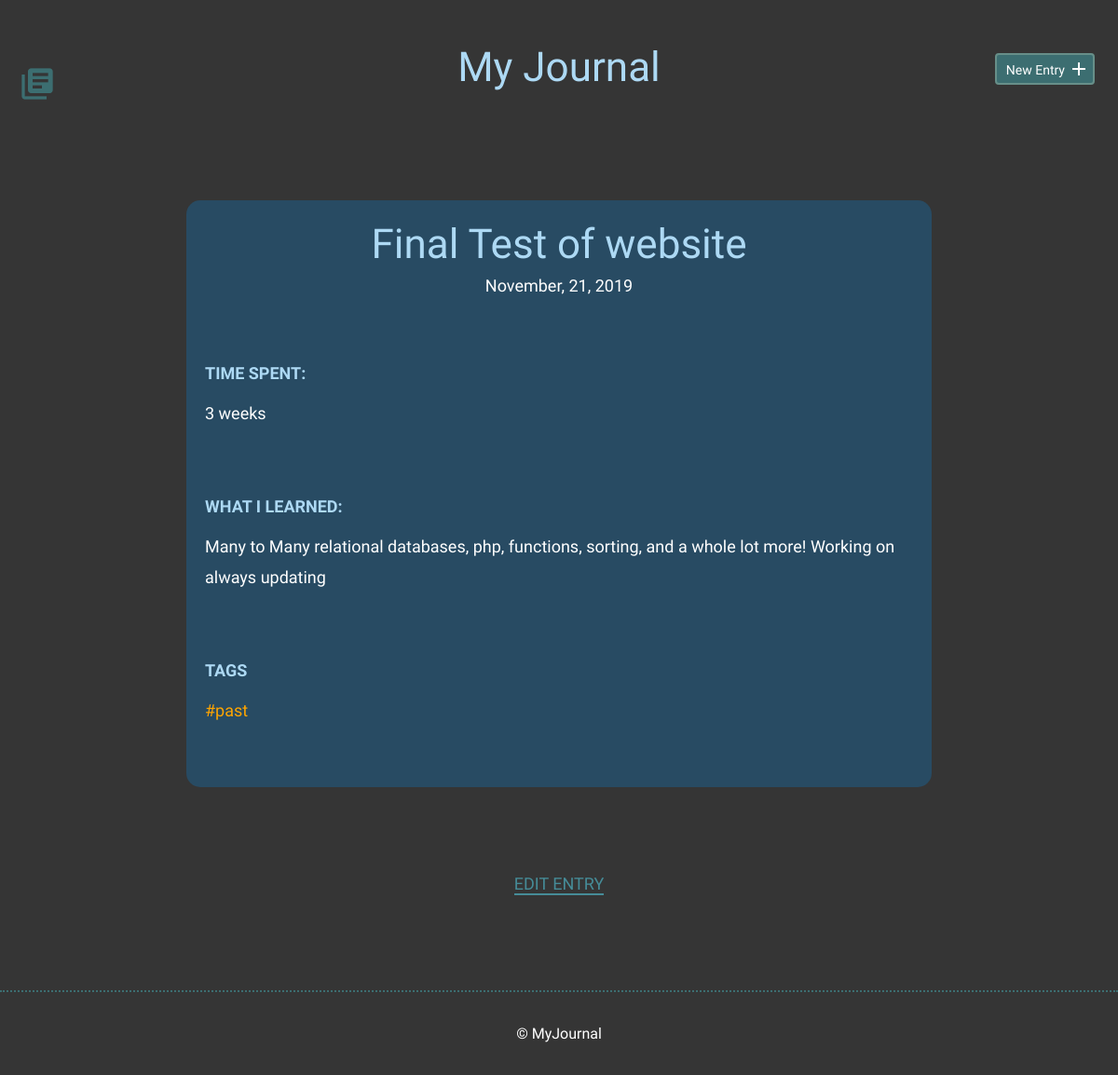
The app's page /detail.php?id=9 with its own data.
### tables this page shows
CREATE TABLE "entries" (
	`id`	INTEGER,
	`title`	TEXT,
	`date`	TEXT,
	`time_spent`	INTEGER,
	`learned`	BLOB,
	`resources`	BLOB,
	PRIMARY KEY(`id`)
);

### inc/functions.php (called while the page is built, shortened)
<?php
function get_entry_by_id($id){
    include ("connection.php");
    try {
        $sql = "SELECT * FROM entries WHERE id = :id";
        $stmt = $db->prepare($sql);
        $stmt->bindParam(':id',$id,PDO::PARAM_INT);
        $stmt->execute();
        $results = $stmt->fetch(PDO::FETCH_ASSOC);
        return $results;
    } catch (Exception $e) {
        echo "Unable to query DB" . $e->getMessage();
        die();
    }
}
function get_tags_by_entry_id($entries_id){
    include ("connection.php");
    try {
    $sql = "SELECT tags.id, tags.tags FROM tags JOIN entry_tags ON tags.id = entry_tags.tag_id WHERE entry_tags.entry_id = :entries_id";
    $stmt = $db->prepare($sql);
    $stmt->bindParam(':entries_id',$entries_id,PDO::PARAM_INT);
    $stmt->execute();
    $results = $stmt->fetchAll(PDO::FETCH_ASSOC);
    if(!empty($results)) {
        return $results;
    } else {
        return false;
    }
} catch (Exception $e) {
    echo "Unable to query DB" . $e->getMessage();
}
}
?>

### detail.php (the view, shortened to what this page needs)
<?php
include ("inc/header.php");
if ('GET' == $_SERVER['REQUEST_METHOD']) {
    if (isset($_GET['id'])) {
        $entryId = filter_input(INPUT_GET, 'id', FILTER_SANITIZE_NUMBER_INT);
    } else {
        header('location: index.php');
    }
}
$currentEntry = get_entry_by_id($entryId);
?>
        <section>
            <div class="container">
                <div class="entry-list single">
                    <article>
                        <h1><?php echo $currentEntry['title']; ?></h1>
                        <time datetime="<?php echo $currentEntry['date']; ?>"><?php echo date('F, d, Y', strtotime($currentEntry['date'])); ?></time>
                        <div class="entry">
                            <h3>Time Spent: </h3>
                            <p><?php echo $currentEntry['time_spent']; ?></p>
                        </div>
                        <div class="entry">
                            <h3>What I Learned:</h3>
                            <p><?php echo $currentEntry['learned']; ?></p>
                        </div>
                          <?php
                            $tags = get_tags_by_entry_id($currentEntry['id']);
                            if(!empty($tags)){ ?>
                          <div class="entry">
                          <h3>Tags</h3>
                              <?php
                              if (true == $tags) {
                                  echo '<p>';
                                  $tags = array_column($tags, 'tags');
                                  foreach ($tags as $tag) {
                                      echo "<a class='taglink' href=index.php?tag=".$tag.'>#'.$tag.'</a> ';
                                  }
                                  echo '</p>';
                              }
                            }
                              ?>
                              </div>
                    </article>
                </div>
            </div>
            <div class="edit">
                <p><a href="edit.php?id=<?php echo $entryId; ?>">Edit Entry</a></p>
            </div>
        </section>
<?php include ("inc/footer.php"); ?>

### css/site.css (style rules this page uses)
body { font-size: 16px; background-color: #353535; color: #FFFFFF; font-family: 'Cousine', serif; font-weight: 400; }
.container { margin: 0 auto; padding: 0 25px; }
h1, h2, h3 { margin: 0; font-weight: 400; line-height: 1em; color: #ADD9F4; }
h1 { font-size: 44px; margin-bottom: 12px; }
h3 { font-size: 18px; font-family: 'Work Sans', serif; font-weight: 600; text-transform: uppercase; }
p { line-height: 1.8em; font-size: 18px; }
p a { border-bottom: 2px solid #468C98; padding: 0; color: #468C98; text-decoration: none; }
article { background-color: #284B63; padding: 25px 0; border-radius: 15px; }
.entry-list, .edit-entry, .new-entry { max-width: 800px; margin: 0 auto; padding: 70px 0 150px 0; }
.entry-list article { margin-bottom: 70px; text-align: center; }
.entry-list article:last-child { margin-bottom: 0; }
.entry-list.single { padding-bottom: 70px; }
.entry-list.single time { font-size: 18px; }
.entry { max-width: 800px; margin: 75px 20px 0 20px; text-align: left; }
.entry p { margin-bottom: 40px; }
.edit { padding-bottom: 80px; text-align: center; margin: 0 auto; }
.edit a { font-weight: 400; text-transform: uppercase; font-size: 18px; }
.taglink:link, .taglink:visited, .taglink:hover,.taglink:active { color: orange; border-bottom: none; }

### records on screen
entries: title "Final Test of website", date "November, 21, 2019", time_spent "3 weeks", learned "Many to Many relational databases, php, functions, sorting, and a whole lot more! Working on always updating"

### other values on screen
$tag "past"
